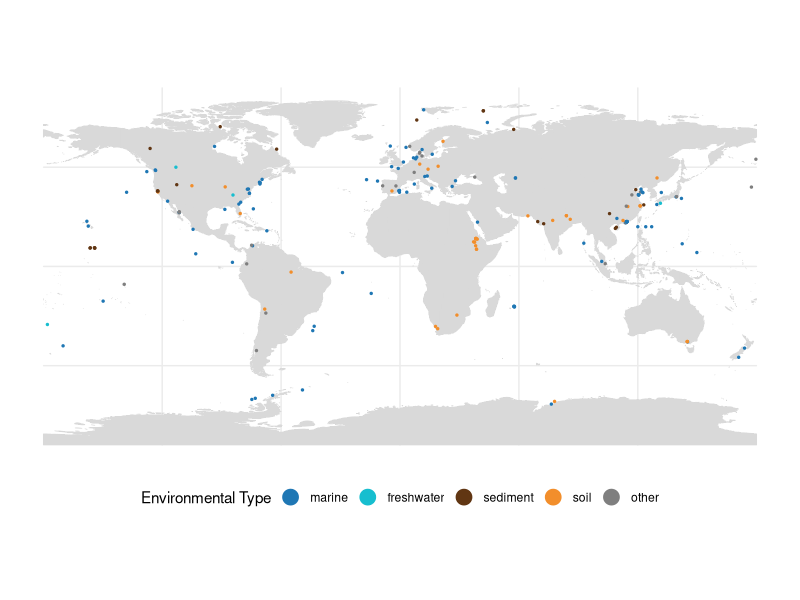
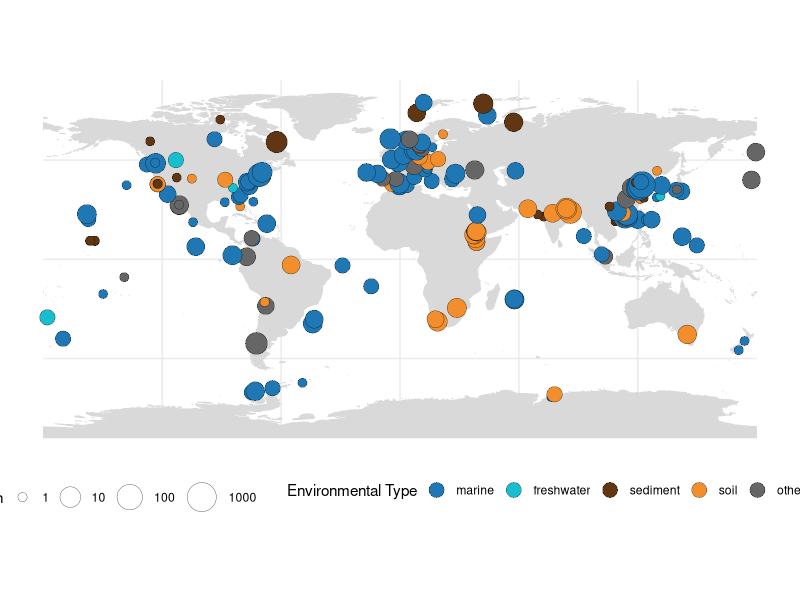
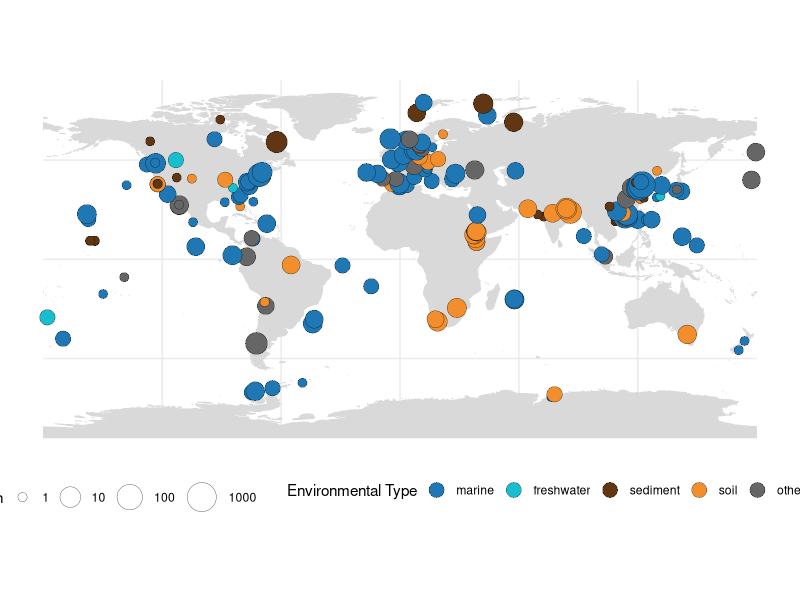

Generate these figures, in order, with R:
# This script makes a map of the lat long coordinates of the NCBI metadata with the most common environmental source for each lat long point



###To do:
# add in isolates from Gradients 4, Puget Sound




# Load required libraries ----
library(here)
library(tidyverse)
library(rnaturalearthdata)
library(rnaturalearth)

# Define a function to return the mode value from a vector of values ------
get_mode <- function(x) {
    ux <- unique(x)
    ux[which.max(tabulate(match(x, ux)))]
}

# Load the metadata file -----
dat <- read_csv(here("data", "intermediate", "ncbi_metadata_clean.csv"),
                     show_col_types = FALSE) %>%
    rename(assembly = assembly_accession)

## FILTER DAT dataframe to only those that have homi genes here!!!!!!-----
core.genome.dat <- read_csv("figures/isolates_genesearches/outputs/assemblies_core4.csv") %>%
    filter(core.catab.path == "Yes") %>%
   # rename(taxon_id = ncbi.taxid) %>%
    left_join(., dat) %>%
    unique()






# Summarize by unique lat and lon, grabbing the most common environmental source for each
dat_plot2 <- core.genome.dat %>%
    filter(isolation_source_mapped == "environmental") %>% # Only keep environmental sources
    group_by(lat, lon) %>%
    summarise(
        n = n(),
        # TODO Change this to mode of environmental source or prepare for pie graphs
        environmental_source_mapped = get_mode(environmental_source_mapped)
    ) %>%
    ungroup() %>%
    # Make environmental_source_mapped factor
    mutate(environmental_source_mapped = factor(
        environmental_source_mapped,
        levels = 
            c(
            "marine", "freshwater", "sediment", "soil", "other"
        )))

# Plot the lat long on a map!
world <- ne_countries(scale = "medium", returnclass = "sf")

ncbi_map <- ggplot(data = world) +
    geom_sf(fill = "grey85", color = "grey85") +
    coord_sf() + 
    geom_point(
        data = dat_plot2, aes(x = lon, y = lat, color = environmental_source_mapped), size = 0.5
    ) +
    labs(
        color = "Environmental Type", # Add legend label
        x = "Longitude",
        y = "Latitude"
    ) +
    guides(color = guide_legend(override.aes = list(size = 5)))+
    scale_color_manual(values = c("#1F77B4", "#17BECF", "#613613", "#F28E2B", "grey50")) +
    theme_bw() +
    theme(
        panel.border = element_blank(),
        legend.position = "bottom",
        axis.title = element_blank(),
        axis.text = element_text(size = 7)
    )
ncbi_map



####Scale point size by n
ncbi_map_2 <- ggplot(data = world) +
    geom_sf(fill = "grey85", color = "grey85") +
    coord_sf() + 
    geom_point(
        data = dat_plot2, aes(x = lon, y = lat, fill = environmental_source_mapped, size = n), shape = 21, stroke = 0.15) +
    labs(
        fill = "Environmental Type", # Add legend label
        x = "Longitude",
        y = "Latitude"
    ) +
    guides(fill = guide_legend(override.aes = list(size = 5)))+
    scale_fill_manual(values = c("#1F77B4", "#17BECF", "#613613", "#F28E2B", "grey40")) +
    scale_size_continuous(transform = "log10", range = c(3,10)) +
    theme_bw() +
    theme(
        panel.border = element_blank(),
        legend.position = "bottom",
        axis.title = element_blank(),
        axis.text = element_text(size = 7)
    )
ncbi_map_2

ggsave(ncbi_map_2, filename = "figures/maps/ncbi_core4_map.png", dpi = 600, height = 7, width = 9, scale = 1.1)
